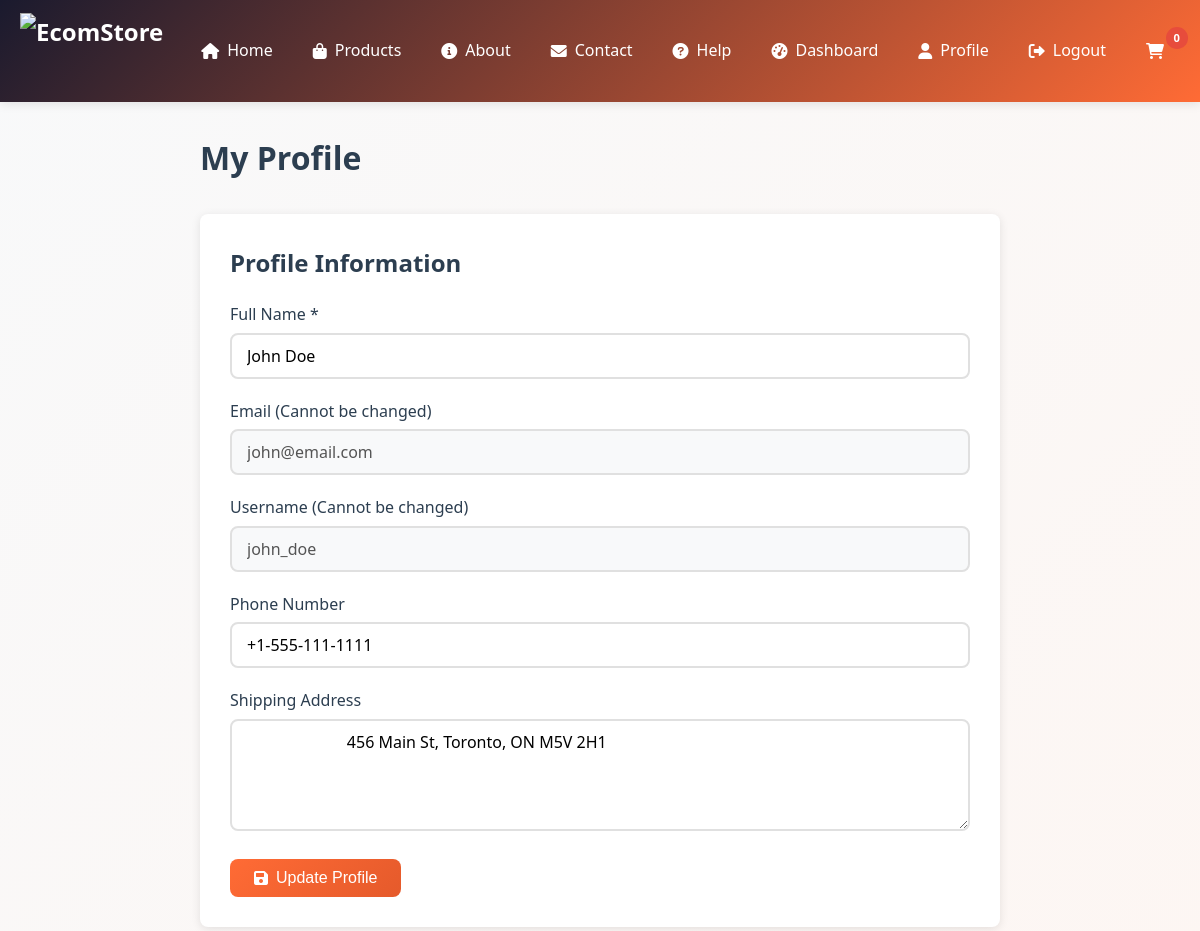
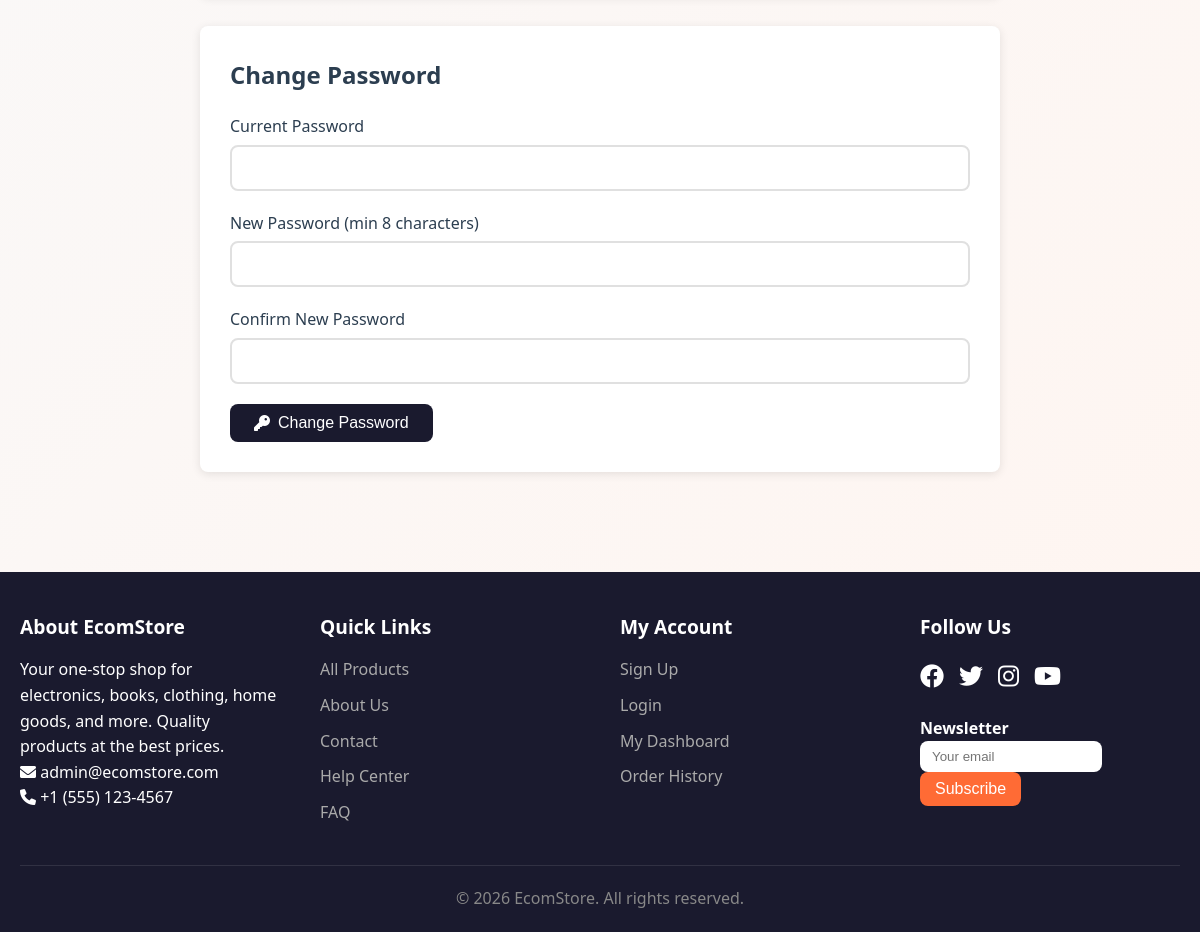
The app's page /public/profile.php (signed in) with its own data (2 pictures, top to bottom).
### tables this page shows
CREATE TABLE users (
    id INT AUTO_INCREMENT PRIMARY KEY COMMENT 'Unique user ID',
    username VARCHAR(50) UNIQUE NOT NULL COMMENT 'Username for login',
    email VARCHAR(100) UNIQUE NOT NULL COMMENT 'User email address',
    password_hash VARCHAR(255) NOT NULL COMMENT 'Hashed password (bcrypt)',
    full_name VARCHAR(100) NOT NULL COMMENT 'User full name',
    user_type ENUM('customer', 'admin') DEFAULT 'customer' COMMENT 'Account type',
    is_active BOOLEAN DEFAULT TRUE COMMENT 'Account status',
    profile_pic VARCHAR(255) COMMENT 'Profile picture filename',
    shipping_address TEXT COMMENT 'Default shipping address',
    phone VARCHAR(20) COMMENT 'Phone number',
    created_at TIMESTAMP DEFAULT CURRENT_TIMESTAMP COMMENT 'Registration date',
    last_login TIMESTAMP COMMENT 'Last login timestamp'
);

### includes/functions.php (called while the page is built, shortened)
<?php
function getUserById($id) {
    try {
        $pdo = getDBConnection();
        $stmt = $pdo->prepare("SELECT * FROM users WHERE id = ?");
        $stmt->execute([$id]);
        return $stmt->fetch();
    } catch (Exception $e) {
        return null;
    }
}
?>

### public/profile.php (the view, shortened to what this page needs)
<?php
require_once '../includes/functions.php';
$user_id = getUserId();
try {
    $user = getUserById($user_id);
} catch (Exception $e) {
    $error = 'An error occurred. Please try again.';
    error_log("Profile error: " . $e->getMessage());
}
require_once '../includes/header.php';
?>
<div class="container">
    <div class="profile-container">
        <h1>My Profile</h1>
        <div class="profile-card">
            <h2>Profile Information</h2>
            <form method="POST" action="">
                <div class="form-group">
                    <label for="full_name">Full Name *</label>
                    <input type="text" id="full_name" name="full_name"
                           value="<?php echo $user['full_name']; ?>" required>
                </div>
                <div class="form-group">
                    <label for="email">Email (Cannot be changed)</label>
                    <input type="email" id="email" value="<?php echo $user['email']; ?>" disabled>
                </div>
                <div class="form-group">
                    <label for="username">Username (Cannot be changed)</label>
                    <input type="text" id="username" value="<?php echo $user['username']; ?>" disabled>
                </div>
                <div class="form-group">
                    <label for="phone">Phone Number</label>
                    <input type="tel" id="phone" name="phone"
                           value="<?php echo $user['phone']; ?>">
                </div>
                <div class="form-group">
                    <label for="shipping_address">Shipping Address</label>
                    <textarea id="shipping_address" name="shipping_address" rows="4">
                        <?php echo $user['shipping_address']; ?>
                    </textarea>
                </div>
                <button type="submit" class="btn-primary">
                    <i class="fas fa-save"></i> Update Profile
                </button>
            </form>
        </div>
        <div class="profile-card">
            <h2>Change Password</h2>
            <form method="POST" action="">
                <div class="form-group">
                    <label for="current_password">Current Password</label>
                    <input type="password" id="current_password" name="current_password" required>
                </div>
                <div class="form-group">
                    <label for="new_password">New Password (min 8 characters)</label>
                    <input type="password" id="new_password" name="new_password" required minlength="8">
                </div>
                <div class="form-group">
                    <label for="confirm_new_password">Confirm New Password</label>
                    <input type="password" id="confirm_new_password" name="confirm_new_password" required>
                </div>
                <button type="submit" class="btn-secondary">
                    <i class="fas fa-key"></i> Change Password
                </button>
            </form>
        </div>
    </div>
</div>
<?php require_once '../includes/footer.php'; ?>

### css/style.css (style rules this page uses)
:root { --primary-color: #ff6b35; --secondary-color: #1a1a2e; --accent-color: #e94560; --success-color: #27ae60; --danger-color: #e74c3c; --warning-color: #f39c12; --info-color: #3498db; --light-bg: #f8f9fa; --dark-text: #2c3e50; --light-text: #ffffff; --gray-text: #7f8c8d; --border-color: #e0e0e0; --border-radius: 8px; --transition-speed: 0.3s; --box-shadow: 0 2px 10px rgba(0,0,0,0.1); --box-shadow-hover: 0 5px 20px rgba(0,0,0,0.15); --font-family: 'Segoe UI', Tahoma, Geneva, Verdana, sans-serif; --font-size-base: 16px; }
* { margin: 0; padding: 0; box-sizing: border-box; }
html { scroll-behavior: smooth; }
body { font-family: var(--font-family); font-size: var(--font-size-base); line-height: 1.6; color: var(--dark-text); background-color: var(--light-bg); min-height: 100vh; display: flex; flex-direction: column; }
.container { max-width: 1200px; margin: 0 auto; padding: 0 20px; }
.btn-primary, .btn-secondary, .btn-success, .btn-danger, .btn-warning { display: inline-flex; align-items: center; justify-content: center; gap: 0.5rem; padding: 10px 24px; border: none; border-radius: var(--border-radius); cursor: pointer; text-decoration: none; transition: all var(--transition-speed) ease; font-weight: 500; font-size: 1rem; text-align: center; }
.btn-primary { background: var(--primary-color); color: white; }
.btn-secondary { background: var(--secondary-color); color: white; }
.form-group { margin-bottom: 20px; }
.form-group label { display: block; margin-bottom: 5px; font-weight: 500; color: var(--dark-text); }
.form-group input, .form-group select, .form-group textarea { width: 100%; padding: 10px 15px; border: 2px solid var(--border-color); border-radius: var(--border-radius); transition: all var(--transition-speed) ease; font-size: 1rem; font-family: inherit; }
.form-group textarea { resize: vertical; min-height: 100px; }
.form-group input:disabled { background: var(--light-bg); cursor: not-allowed; }

### css/template1.css (style rules this page uses)
:root { --primary-color: #ff6b35; --secondary-color: #1a1a2e; --accent-color: #e94560; }
body { background: linear-gradient(135deg, #f8f9fa 0%, #fff5f0 100%); }
.btn-primary { background: linear-gradient(135deg, #ff6b35 0%, #e55a2b 100%); }

### public/profile.php (style rules this page uses)
.profile-container { max-width: 800px; margin: 0 auto; padding: 30px 0; }
.profile-container h1 { margin-bottom: 30px; }
.profile-card { background: white; padding: 30px; border-radius: var(--border-radius); box-shadow: var(--box-shadow); margin-bottom: 30px; }
.profile-card h2 { margin-bottom: 20px; }
.profile-card input[disabled] { background: var(--light-bg); cursor: not-allowed; }

### records on screen
users: full_name "John Doe", email "john@email.com", username "john_doe", phone "+1-555-111-1111", shipping_address "456 Main St, Toronto, ON M5V 2H1"

### other values on screen
$cart_count "0"
SITE_NAME "EcomStore"
ADMIN_EMAIL "admin@ecomstore.com"
